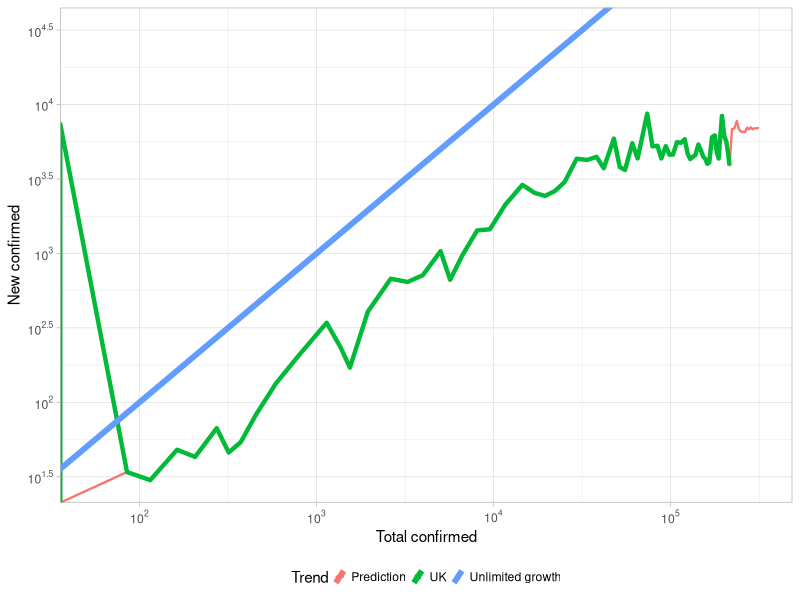
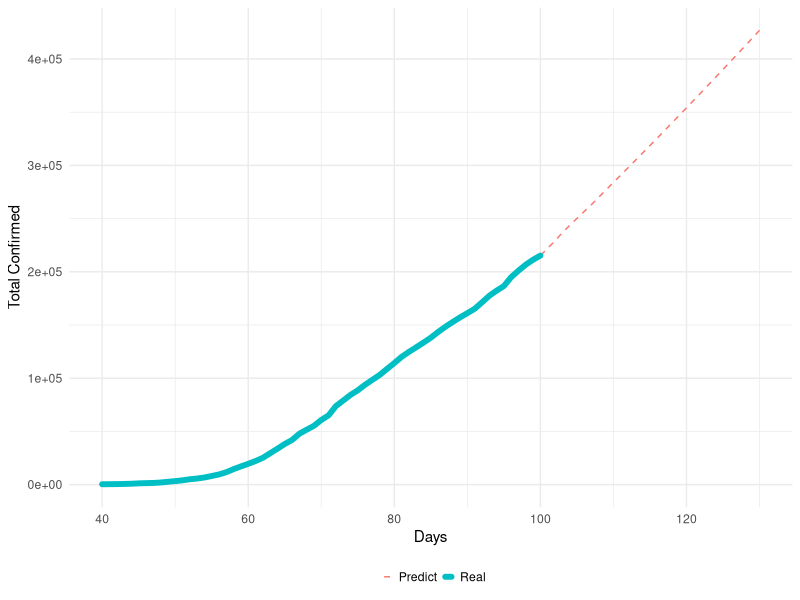
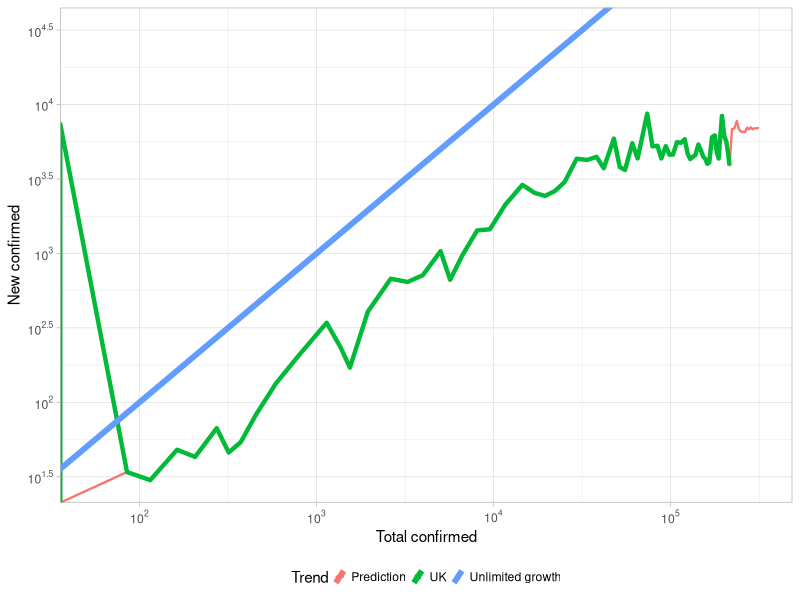

These charts were generated, in order, by the following R code: (Note: this script raises an error after producing the figures.)
library(tseries)
library(dplyr)
library(ggplot2)
library(scales)
library(reshape2)
library(data.table)
library(ggpubr)

dfUK = read.csv("data/UK_data.csv", header = T)
dfUK = dfUK[c(1:nrow(dfUK)), c(1,3,4,15,16)]

arima.order = c(4, 3, 4)

UK.arima = arima(dfUK$confirmed, order = arima.order)
summary(UK.arima)
pred<-predict(UK.arima,n.ahead=30)
pred = as.data.frame(pred)

temp = c(dfUK$confirmed,pred$pred)
dfUK[nrow(dfUK)+30,] = 0
dfUK$pred = temp
dfUK$id = rownames(dfUK)
dfUK$newConfirmedPred = 0
for (item in 2:nrow(dfUK)) {
  dfUK$newConfirmedPred[item] = dfUK$pred[item] - dfUK$pred[item-1]
}


subData = dfUK[c((nrow(dfUK)-90):nrow(dfUK)),]

# Plot total prediction
plotT1 = ggplot(data = subData, aes(x = as.integer(id), y = pred, color = "Predict"))+
  geom_line(linetype = "dashed")+
  geom_line(aes(x = as.integer(id), y = confirmed, color = "Real"),size = 2, lineend = "round")+
  xlab("Days")+
  labs(color = "")+
  ylab("Total Confirmed")+
  theme_minimal()+
  theme(legend.key.size =  unit(2, "mm"),
        legend.position="bottom")

ggsave("prediction/ARIMAtotal.png", scale = 2.5, width = 8, height = 4, units = "cm", dpi = "retina")

# Plot Log trend

ggplot(data = dfUK, aes(x = pred, y = newConfirmedPred)) +
  geom_line(size = 0.8, lineend = "round",aes(color = "Prediction"))+
  geom_line(data = dfUK, aes(x = dfUK$confirmed, y = dfUK$newConfirmed, color = "UK"), size = 1.5)+
  geom_abline(aes(slope = 1, intercept = 0,  color = "Unlimited growth"), show.legend = T, size = 2)+
  xlab("Total confirmed")+
  labs(color = "Trend")+
  ylab("New confirmed")+
  theme_light()+
  theme(legend.key.size =  unit(2, "mm"),
        legend.position="bottom")+
  scale_x_log10(limits = c(55,316123), breaks = trans_breaks("log10", function(x) 10^x), labels = trans_format("log10", math_format(10^.x)))+
  # scale_x_continuous(trans='log10',breaks = trans_breaks("log10", function(x) 10^x), labels = trans_format("log10", math_format(10^.x))) +
  scale_y_log10(limits = c(30,31612),breaks = trans_breaks("log10", function(x) 10^x), labels = trans_format("log10", math_format(10^.x)))

ggsave("prediction/UKlogTrend.png", scale = 2.5, width = 9, height = 5, units = "cm", dpi = "retina")


# Compare prediction

subData = dfUK[c((nrow(dfUK)-35):(nrow(dfUK)-20)),c(1,2,6)]
subData$pred = as.integer(subData$pred)
subData$pred[1:6] = NA
subData = melt(subData)

plotC1 = ggplot(data = subData, aes(x = as.factor(id), y = value, color = variable))+
  geom_col(size = 0,aes(fill = variable), show.legend = F)+
  geom_label(aes(label = value, fill = variable),vjust = -0.2, colour = "white", show.legend = FALSE)+
  annotate("text", label = "TODAY", x = 6, y = 5000, size = 3, colour = "white",fontface = "bold", show.legend = FALSE)+
  xlab("Days")+
  ylab("Total Confirmed")+
  theme_minimal()+
  labs(fill = "",color = "")+
  scale_y_continuous(limits = c(0,200000), expand = c(0, 2000))+
  scale_fill_hue(c=60, h = c(20,220))

ggsave("prediction/Compare.png", scale = 4, width = 9, height = 5, units = "cm", dpi = "retina")


# Compare last 5 days
dfUK = read.csv("data/UK_data.csv", header = T)
dfUK = dfUK[c(1:nrow(dfUK)), c(1,3,4,15,16)]
UK.arima.recent = arima(dfUK$confirmed[1:(nrow(dfUK)-5)], order = arima.order)

pred.recent<-predict(UK.arima.recent, n.ahead=5)
pred.recent = as.data.frame(pred.recent)
pred.recent$pred
dfUK$confirmed[(nrow(dfUK)-4):nrow(dfUK)]

dfRecent = as.data.frame( dfUK$confirmed[(nrow(dfUK)-4):nrow(dfUK)])
dfRecent$Prediction = pred.recent$pred
colnames(dfRecent) = c("Real","Prediction")
dfRecent$id = dfUK$id[(nrow(dfUK)-4):nrow(dfUK)]
dfRecent$Error = abs(dfRecent$Real-dfRecent$Prediction)/(dfRecent$Real)

plotE1 = ggplot(data = dfRecent, aes(x = as.integer(id), y = Error))+
  geom_col()+
  geom_label(aes(label = as.integer(abs(dfRecent$Real-dfRecent$Prediction))),vjust = -0.2, fontface = "bold", show.legend = FALSE)+
  xlab("Days")+
  ylab("Relative Error in past 5 days")+
  theme_minimal()+
  scale_y_continuous(limits = c(0,0.010), expand = c(0,0),labels = scales::percent)

ggsave("prediction/Error.png", scale = 3, width = 5, height = 5, units = "cm", dpi = "retina")


ggarrange(plotC1,plotE1, widths = c(0.8,0.4))

ggsave("prediction/Compare.png", scale = 4, width = 10, height = 5, units = "cm", dpi = "retina")

